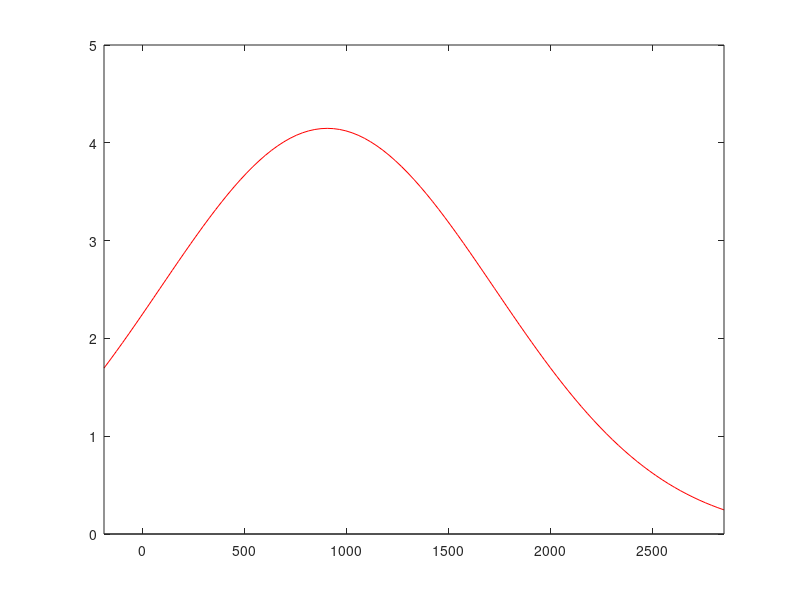

Reproduce this figure in MATLAB.
data_alligator = [19.284288
17.510464
11.565419
16.183887
17.584726
10.254180
13.952274
10.182170
17.297710
10.792982
10.788104
10.966030
21.742661
15.601029
17.623655
14.980645
12.623298
16.413996
7.230810
18.275789
18.335529
20.583294
19.900620
16.575333
19.706715
9.140058
16.593153
8.433687
5.087770
18.692705
19.346487
20.706572
9.800685
15.100752
15.651985
18.026695
15.519965
20.419703
15.106231
15.976936
20.179255
15.849421
19.010675
18.676706
18.544230
16.169388
19.548798
21.693409
13.376238
21.820660
12.281820
14.723975
18.425295
19.397854
18.966867
22.845129
22.694370
11.841619
13.715682
9.357939
7.922142
16.170689
20.866217
18.161350
19.085936
24.752436
17.857798
20.760092
14.005356
18.755457
12.861278
14.686376
21.720743
22.779602
12.854515
11.046265
8.695769
16.391308
17.168880
17.317083
12.906037
11.407985
11.257138
13.999851
16.342754
15.077564
15.713801
23.014376
12.153582
11.306433
17.068262
22.812885
14.011848
24.091850
13.938996
23.398314
16.016331
18.126427
22.811890
14.648396
10.251429
15.926636
10.476334
18.159523
15.874227
17.183491
21.336668
15.561287
16.721661
14.437883
23.727297
14.811342
16.805870
15.783696
15.931323
17.109474
12.846991
13.637346
18.092375
17.525673
16.530209
12.787180
19.436430
14.427007
22.735477
15.420506
21.221245
10.032397
20.159655
10.635335
8.305137
16.218096
18.205656
24.092287
17.470232
15.983706
14.554756
24.165752
16.353024
14.748069
14.843562
17.532452
22.722862
18.651253
20.759256
13.531154
14.189975
16.994516
14.896688
17.486670
14.789110
10.982436
17.433109
17.844910
16.727140
23.676899
21.545828
15.780115
17.231899
];


data_cat=[6.496547
17.765160
10.792191
9.123006
12.277803
11.224809
6.403865
18.737995
3.571131
12.004534
8.941061
17.814724
10.084914
4.112162
6.220520
16.453403
11.069982
10.657322
12.891318
2.508559
11.397008
16.926672
11.589520
7.205760
11.005182
14.980905
15.488278
11.577895
4.801847
12.145099
12.456059
20.342800
12.833689
16.575487
18.791424
17.036432
9.977559
13.461365
11.853468
11.085050
8.639435
14.623353
18.262104
11.739530
9.114906
11.577342
17.015329
10.662485
17.234285
16.024792
11.676973
15.587742
8.542014
16.970045
18.259336
14.818975
14.721840
17.343798
18.634373
4.500971
8.338339
12.199349
17.689878
14.472129
17.627291
6.591826
18.698252
17.629784
5.347525
16.043364
14.357038
10.522655
3.262231
15.442489
15.291953
8.998140
19.711615
15.878507
16.831732
19.064152
4.942868
8.064890
12.305794
16.800180
6.687506
16.587383
17.829435
14.038819
13.267260
10.422180
16.387346
15.526148
17.468245
14.598511
4.483361
3.190179
3.684247
10.645701
16.675478
14.604765
12.376843
13.570790
13.024851
12.417298
15.883951
5.658477
17.985800
16.402603
18.200708
17.189556
12.055099
16.045967
17.346865
14.351910
11.091008
4.687438
11.985302
17.526464
17.421461
18.320757
10.756242
15.403627
13.255071
18.743418
11.873738
12.322849
14.132154
14.684834
7.177222
12.693212
8.753818
5.858088
13.135374
5.149035
18.865433
14.537107
4.140761
7.387157
12.704349
19.830067
17.180500
14.071000
13.941933
15.502133
13.837070
9.474793
5.557100
7.812956
15.784780
];

data_snake=[13.968323
18.384954
15.297571
18.348925
3.615126
14.901592
2.309761
18.478712
9.002488
8.874059
15.521320
13.868327
12.709039
18.292017
17.806953
19.395998
10.661440
10.613235
17.946657
16.735477
10.125793
2.200753
17.430201
17.024469
16.072821
3.798901
-0.029712
8.076478
16.978668
18.616684
10.070262
19.283039
17.992481
2.395730
16.237909
16.244328
7.195913
16.925123
17.540733
10.984055
16.432215
16.104382
6.308753
14.728365
18.593576
11.771974
12.178715
19.507500
14.129122
15.403486
17.190834
15.727701
19.703501
12.161242
19.380648
14.894128
12.543480
17.913898
18.797344
14.231172
14.873098
4.899000
16.394287
17.325199
18.810717
15.953195
15.740232
17.126783
6.425321
15.783696
12.584067
16.872684
16.831852
15.104041
16.295218
15.067717
11.120804
14.400095
19.002493
14.989866
17.416197
17.509277
21.175224
13.620003
14.789080
16.706541
17.122385
17.120024
8.054496
17.704336
12.595407
14.814227
16.453678
14.607461
19.570414
9.989985
16.191540
9.038155
17.420610
7.231303
14.640651
12.532049
8.393933
13.174227
17.960060
18.353954
20.343941
11.911444
17.577072
15.881767
8.402405
13.668828
14.056790
14.201732
8.198779
18.337225
16.065290
16.711298
10.477692
10.190415
16.586061
18.505171
16.334934
16.714725
15.200986
18.518810
19.808474
8.047671
11.786572
17.234198
20.295235
16.022305
11.230994
7.383702
17.623795
17.349216
16.338421
11.919250
20.512476
20.344711
];

data_spider=[16.189390
1.641545
19.550129
10.039704
17.014160
3.655640
16.509338
3.665420
3.892675
17.933706
17.848680
16.381697
14.648475
17.871328
-4.081242
16.973366
20.748505
11.355509
15.101168
15.443958
10.239444
2.209756
17.737453
14.732775
18.852133
14.525911
11.214888
18.472418
17.700085
10.478258
17.973837
16.362665
16.657534
20.215151
14.442493
15.396245
11.580621
16.147642
15.777524
14.559696
16.898273
19.431456
17.303467
16.228958
18.551287
15.451760
6.212922
17.282017
16.464464
14.699332
16.771461
23.025513
18.098906
11.291580
12.615431
7.968517
19.965357
10.462915
21.078432
23.347313
5.446873
11.647825
19.398235
15.561032
10.844997
14.585703
7.468886
15.533846
13.393716
10.958108
22.524345
15.300571
22.680838
11.952740
16.041040
10.258870
20.638718
12.905373
9.368695
11.562139
14.536316
22.837984
21.691748
13.747503
21.998055
20.331316
15.310928
10.968880
8.550622
11.087813
8.941470
14.579158
19.641439
10.700320
16.288710
16.312166
16.726637
13.040022
21.555361
12.756927
9.832827
12.537074
22.954779
12.254142
16.236282
15.048260
16.997562
14.358332
23.200459
14.528911
3.616663
10.132063
8.189794
14.996385
11.801188
21.462088
17.014864
21.175579
16.027964
5.302833
14.344937
14.476256
11.365662
12.254273
22.186970
5.947947
17.388647
20.550016
22.872105
13.206424
7.829342
20.152964
22.610910
7.269346
16.464064
22.063160
23.446507
13.794877
14.374664
11.667286
9.007266
17.070070
15.048983
13.774376
16.725044
17.438406
13.471981
6.403141
18.502720
];

data_black=[429.207886
211.314194
705.187073
180.118912
29.745436
537.289856
575.993103
375.411682
406.479431
182.643875
909.175354
35.134640
330.153137
1058.780029
376.962769
-5.475242
343.581512
921.358643
596.040466
603.752502
];

data_blue=[2097.572510
1334.754517
943.838867
1434.107422
1479.629761
1618.244873
2151.893799
2290.519531
367.050354
2173.535889
1985.206543
623.518372
1903.382080
677.846191
1331.702271
1890.671387
1512.736694
578.565857
1277.303345
761.593445
1058.516113
1026.811157
645.513489
344.045898
46.170879
597.563782
956.095459
832.894165
1016.291748
952.843201
385.349457
747.059937
22.703777
508.125427
722.353577
505.006927
62.619564
1790.552979
1018.846252
818.177246
236.166122
511.929199
798.442505
333.247101
1390.297485
1263.084839
995.668579
481.995880
225.731262
452.213348
589.401001
832.158325
981.387878
770.712280
2551.137695
991.614014
799.077515
731.823853
478.951538
1047.365479
1122.560669
2059.416504
1205.922607
38.897339
645.289246
810.057983
390.274139
804.420105
1121.989624
2319.755615
548.685181
535.483032
276.605225
355.163757
586.703308
65.772324
210.177750
567.396545
428.524841
323.663269
646.363770
592.827148
322.752197
361.546997
853.515991
678.173584
1054.875732
1151.571899
799.924683
515.401489
160.586761
638.578125
597.691345
235.806656
194.072739
361.605377
459.631531
515.274658
417.553925
447.252075
255.580414
247.336945
372.659210
386.991028
1268.863647
1111.848877
718.140015
886.507996
611.927368
317.221893
347.364471
277.750244
33.024567
963.499268
656.532410
570.547546
998.625061
244.670135
1241.563110
660.388123
1.132493
555.459473
947.083008
225.726059
396.443939
750.020264
261.366089
48.527824
59.444645
474.428955
870.744202
685.864868
96.749542
625.613953
978.104126
751.386414
1383.840576
785.099121
664.439514
1003.498535
758.483765
601.280273
333.388184
244.105591
137.168060
346.613892
340.658142
622.837219
204.915802
585.076843
587.731445
671.689453
535.857910
379.951813
209.916946
38.677567
315.766571
1013.361755
429.931152
1714.775269
];

data_green=[1306.560425
692.962646
2182.812988
974.219482
658.943542
662.515015
1355.252319
1913.890015
603.277710
1386.426758
1117.185547
1729.382568
681.072205
1451.005005
1614.314087
2764.316162
2899.019287
402.305359
1520.870361
2684.067139
275.692505
305.677246
507.817139
689.490356
280.756378
659.973083
362.613464
323.033875
341.724976
780.343140
937.396179
46.876923
867.301697
397.961792
1067.900879
279.718445
491.901642
349.243011
408.953064
518.689758
913.871399
213.046265
962.768372
180.318970
1127.307983
1655.929688
642.119324
1443.103027
979.203735
640.148987
418.096008
429.961334
658.578125
498.319946
734.540039
583.302429
154.843201
460.413696
604.248657
682.288452
971.254395
559.869934
645.315125
949.163452
1857.457153
1053.943237
653.139282
1147.994507
1238.603394
1115.309570
717.320251
686.291199
550.137634
641.043274
676.409302
16.471701
333.132477
2180.029541
887.250061
12.256863
317.314423
506.221710
815.097351
669.775940
22.331448
616.009460
870.995850
463.064972
104.714859
1370.385742
512.432983
265.988586
328.433807
279.786285
475.169373
189.319733
40.651882
645.787659
2127.481934
395.544617
692.013733
513.970337
988.779785
521.468506
904.062744
929.449219
576.199158
882.729065
915.765503
1767.384033
216.593536
1075.433105
-30.119453
424.191010
275.265076
403.001587
203.411697
204.018356
762.176575
368.976562
];

data_orange=[787.039185
602.604797
484.529816
582.488220
743.134644
550.054688
1873.692383
318.717224
1463.392822
582.604553
519.666931
1073.230713
562.824341
743.051147
330.219513
583.526611
625.945068
55.653656
430.682587
12.060299
265.659973
512.502319
2453.418213
480.263641
330.556763
866.762573
614.192627
424.110962
530.800842
8.974429
1088.526489
39.507633
873.803284
760.856079
27.363314
689.483276
685.499390
594.920471
702.374084
743.389404
1105.955078
1282.366333
590.419495
498.545624
1079.625244
756.767517
908.611084
609.244202
950.712524
450.699036
579.995544
474.794983
559.005737
437.477570
933.494507
63.010990
483.897186
493.250824
849.868469
47.658997
473.415771
952.041687
500.181549
63.074329
1623.636475
1213.633423
399.807800
224.549118
50.621136
637.312134
667.842041
847.949280
650.295715
794.184875
1073.203125
823.214478
1159.799927
1140.791382
792.049561
766.978943
];

data_white =[422.895325
264.685913
549.374512
2706.118652
867.788269
719.719360
789.953186
935.274170
478.393097
868.229736
385.524048
47.955376
-16.358620
53.463211
90.963631
73.766617
73.431412
612.439209
45.936382
402.516998
];

data_alligator_cheryl=[17.297710
21.742661
12.623298
8.433687
5.087770
19.346487
9.800685
15.100752
20.866217
18.161350
14.686376
21.720743
17.168880
12.153582
24.091850
16.016331
18.126427
14.648396
17.183491
15.783696
17.109474
16.530209
19.436430
15.420506
10.032397
10.635335
24.092287
17.470232
15.983706
16.353024
14.189975
10.982436
23.676899
15.780115
];

data_alligator_kshitish=[16.183887
15.519965
15.976936
15.849421
14.723975
13.715682
16.170689
17.857798
18.755457
16.391308
17.317083
13.999851
13.938996
15.926636
16.721661
16.805870
15.931323
17.525673
18.205656
17.532452
18.651253
16.994516
17.486670
17.433109
17.844910
];

data_alligator_ravi=[19.284288
15.601029
20.583294
19.706715
20.706572
20.419703
20.179255
19.010675
19.548798
21.693409
21.820660
19.397854
22.845129
22.694370
24.752436
20.760092
22.779602
23.014376
22.812885
23.398314
22.811890
18.159523
21.336668
23.727297
22.735477
21.221245
24.165752
22.722862
20.759256
21.545828
];

data_alligator_richard=[11.565419
10.254180
10.966030
14.980645
7.230810
18.275789
18.335529
16.575333
9.140058
18.692705
15.106231
16.169388
13.376238
12.281820
18.966867
19.085936
12.861278
11.257138
15.713801
17.068262
10.476334
14.811342
16.218096
14.554756
14.748069
14.843562
14.789110
16.727140
17.231899
17.510464
17.584726
13.952274
10.182170
10.792982
10.788104
17.623655
16.413996
19.900620
16.593153
15.651985
18.026695
18.676706
18.544230
18.425295
11.841619
9.357939
7.922142
14.005356
12.854515
11.046265
8.695769
12.906037
11.407985
16.342754
15.077564
11.306433
14.011848
10.251429
15.874227
15.561287
14.437883
12.846991
13.637346
18.092375
12.787180
14.427007
20.159655
8.305137
13.531154
14.896688
];

data_spider_alligator=[14.538673
14.749089
10.060390
17.204126
18.826490
6.942485
19.774071
12.894532
14.349210
16.896872
-1.151273
19.012949
18.837673
15.006502
20.527313
11.717705
6.047010
13.920774
17.677347
14.073482
17.898655
20.147455
0.928312
17.783682
18.355431
10.289741
11.210333
18.926176
14.069334
10.468962
20.030273
19.374207
21.429792
16.928726
14.964077
15.661193
20.433973
19.678349
14.384772
16.142727
15.658121
0.433899
20.166239
4.792346
20.187536
15.270772
21.165810
18.333666
15.509949
4.804319
5.474756
14.016462
14.341223
13.951006
19.576824
19.095037
21.602407
21.100477
5.254953
22.734005
16.214190
22.314793
12.529289
17.811462
16.024055
13.182106
-1.643045
12.876416
14.230290
16.490191
17.267860
22.486830
17.822678
18.344723
20.430040
15.015037
17.372128
3.653341
13.058615
13.729161
22.442543
1.322699
13.728576
-4.465074
20.017466
19.679464
24.045233
14.800681
13.137149
13.270283
23.272692
14.298362
13.112473
21.984768
20.202810
18.913849
21.095432
0.972147
21.972494
10.134912
15.052365
20.903767
20.788794
18.496132
0.682665
15.194372
14.761178
-3.776094
20.838528
19.748470
12.673778
22.052979
18.400930
-1.675963
16.484184
12.132513
15.737513
15.887075
16.709175
19.575562
13.225987
17.998447
11.052849
17.363914
20.990713
9.348661
0.329164
13.901489
-0.554168
20.126965
20.694735
22.048090
16.877855
15.725700
0.547254
15.392642
20.200687
11.737381
8.779345
15.276588
14.174192
14.682920
21.505239
13.874930
16.337172
13.358705
20.056875
13.571308
8.450430
1.970234
17.748663
20.901447
16.133430
16.447208
22.795067
19.744732
10.419146
23.229122
15.241698
0.290359
];

data_spider_cat=[8.796168
9.464586
16.999136
8.821380
8.713796
-0.752629
13.870387
14.159264
8.791959
10.561543
15.669133
12.423673
14.318721
14.872195
11.596209
11.662513
13.631809
-1.773503
-0.532752
6.166416
8.447982
10.946203
10.280445
11.278439
14.541345
13.112393
14.151831
11.939559
9.741954
1.753648
16.512665
16.910299
13.094261
12.710168
13.275916
17.884192
13.958960
15.029570
17.282545
7.733589
11.271462
13.191116
13.246587
21.225183
18.506073
15.148645
13.222189
11.480590
14.930770
12.917206
10.342104
19.761364
14.867774
17.340021
17.949368
12.652260
14.296820
14.188161
13.156837
2.496233
15.941862
11.137819
16.497284
17.484983
18.504978
18.482389
14.731551
0.766481
16.990904
11.917686
16.385098
16.755358
15.044324
10.501918
15.592317
10.586043
14.679787
13.786550
13.402316
1.905655
12.322443
15.355610
14.841498
16.680599
17.060766
1.661770
12.124227
12.005783
19.653704
15.825404
4.979706
8.103050
14.441222
8.847354
11.578631
12.384220
19.019464
17.397181
0.243720
11.792836
0.750789
16.246191
14.257102
16.291986
18.784021
19.735973
13.431069
15.414162
14.051842
7.643262
10.759597
12.049132
6.582233
-2.193680
17.384508
11.438116
18.364895
12.206559
18.993652
5.758040
0.355445
17.018961
18.443254
16.735758
13.906996
11.318477
14.869164
0.279934
8.867161
14.340957
19.634140
9.342667
16.461090
12.228594
14.200736
16.875086
10.868418
12.948329
6.553112
14.131737
18.054350
14.469370
11.594224
18.951540
17.035688
16.651590
10.027760
12.602968
];

data_spider_snake=[8.252025
18.456137
12.924767
-0.975869
14.913455
18.315077
9.724509
15.493298
-3.632814
0.617654
12.145467
17.316298
10.795442
10.324446
10.603018
19.461048
19.853949
12.831015
17.165749
17.270241
18.359882
12.737880
0.213595
8.902205
11.320494
11.958539
13.257345
1.432702
10.273260
18.345125
16.914431
15.688546
3.594771
15.676044
14.686469
19.420519
10.183115
10.864103
18.624744
9.493932
14.376092
11.311912
13.940896
4.925202
19.908276
17.574245
5.339704
16.422682
17.573544
14.026351
16.362022
12.165440
19.453951
14.855725
19.250198
20.485569
20.135387
15.564009
18.477421
17.413765
20.255537
19.331779
16.021696
11.834720
13.108318
20.776344
14.627322
19.127207
19.376175
4.107423
11.460225
18.003252
16.999525
5.531206
18.569374
18.488619
10.915161
15.809430
18.646940
14.842690
17.230139
13.180651
15.631977
17.704792
4.400813
6.869915
18.945953
12.197350
20.873100
16.763165
13.032196
17.915083
17.244116
17.531660
10.248204
20.018225
20.082439
15.667964
14.130001
9.724810
11.309438
13.998067
16.848709
12.429657
21.587065
17.046865
16.200171
18.419262
19.761257
16.619772
19.822727
19.078060
17.966749
11.205428
11.126865
13.421097
16.570856
22.169449
10.516765
16.645912
13.173390
16.426519
13.539072
12.869761
18.717312
18.654621
14.336880
21.075247
9.460611
16.639036
16.535295
20.944134
14.542368
10.902052
13.694273
9.336156
7.344987
18.858967
11.673775
13.749214
];

data_spider_spider=[16.572285
16.967983
20.172512
17.501329
17.052626
10.472660
-1.723668
19.619797
0.778677
11.991549
19.487602
17.205524
21.482933
20.212152
19.993368
20.689529
9.861073
14.610896
18.681150
0.433860
-1.205295
18.878769
17.981031
14.569323
18.578123
19.452082
20.687580
16.746685
12.121318
2.145115
21.211658
18.590021
19.536980
21.412912
3.441742
13.644601
19.311352
16.402033
19.498615
18.905848
20.359230
10.120616
18.430965
1.848961
17.624800
14.892634
15.823699
16.887817
19.625620
14.757604
16.335640
19.914368
20.361767
18.997576
12.928820
20.060492
24.512529
11.666440
19.925652
12.309902
-2.979173
8.373128
13.598704
8.593087
12.326708
2.086251
17.971889
25.448257
20.948400
3.217571
17.517817
21.988558
16.131674
4.541650
16.512506
19.773144
15.721028
10.840269
10.337057
24.548714
14.742757
22.971972
17.083813
15.302677
2.615109
15.323072
24.755070
2.824072
11.921384
4.918765
11.242757
16.698162
21.094494
19.443130
18.348480
18.392138
20.714537
24.821541
16.387577
18.745096
22.302748
17.136623
11.920431
20.845171
18.936907
12.814879
4.722228
24.486055
20.474285
2.229705
20.301746
8.197126
10.834325
8.679008
3.768304
20.613899
14.844538
17.750542
18.222313
16.358984
7.936033
15.696004
17.146248
12.234762
2.893782
12.567266
14.662087
17.506838
23.338451
16.490080
22.395006
21.174856
23.573606
21.972466
14.756645
4.585887
20.171654
20.511723
17.418182
21.421234
21.432880
24.108221
18.386129
16.483612
5.349608
16.274668
14.622721
21.324131
16.360765
];

data_snake_alligator=[17.601006
14.450966
15.931127
20.028522
19.500811
17.915451
7.709407
19.281090
20.365580
18.501780
19.809883
23.646811
22.754673
21.212713
14.730600
22.252153
10.935603
14.792549
19.006777
22.002531
21.479725
21.649754
21.017178
16.554790
21.579929
25.001686
21.405636
21.872253
12.701826
20.831999
15.455251
23.795208
18.762539
19.492907
21.264170
16.642162
20.958338
17.193033
22.697279
19.903336
21.059937
17.995493
23.317400
10.408262
21.609325
21.483454
21.317636
18.979197
13.636735
20.050365
6.156831
17.337185
3.066283
9.098132
6.483202
14.802068
13.691563
19.771883
0.921902
14.726561
20.646648
10.904175
18.594011
11.835938
7.741894
19.665337
11.400474
19.163189
9.233330
9.151196
10.917381
20.756918
11.064733
10.614230
14.568583
8.250970
6.189441
18.248358
12.804715
8.834764
16.233553
14.222889
17.075674
7.872979
16.156683
8.623547
20.864481
-3.592196
14.971686
2.799039
6.146524
16.698160
16.157932
15.070915
13.311679
13.541543
20.991987
14.624258
19.003651
10.691286
18.352699
21.504438
14.808846
21.251759
7.720959
4.836254
19.532394
12.075992
7.246392
8.117917
15.662816
17.585606
18.234674
12.625131
19.499981
7.991997
11.567253
4.133643
21.041800
-5.276161
20.143860
3.746315
10.468760
5.772496
19.051573
12.396248
1.971770
12.812686
7.965369
24.144484
6.555344
12.979561
14.717729
15.558929
19.612434
16.148348
2.467303
5.778432
4.394142
14.427856
15.034595
12.593758
1.271403
11.065312
11.531857
1.118212
17.477345
22.510668
13.824755
14.982137
8.599623
7.291458
-0.196148
20.077139
15.523638
6.454337
1.599734
15.854397
20.470789
19.410925
];

data_snake_snake=[22.492947
24.068165
21.984140
3.724248
13.218650
18.337568
21.617926
12.835561
15.812872
9.632412
23.563599
22.365423
22.291523
18.429794
17.104162
13.551661
22.270245
25.780603
20.398043
21.819180
21.722460
23.795023
19.827213
12.558179
13.063540
23.765289
19.533714
25.628490
24.488729
26.290514
20.592382
15.887153
20.422003
23.681194
22.762138
25.006548
19.226713
20.884201
22.038958
23.364098
21.312357
23.586967
21.950825
13.259620
24.324722
18.985588
22.963877
17.823889
17.581587
19.985603
20.736816
25.608366
16.296146
21.147655
22.470373
23.917795
19.666994
22.682791
22.930664
18.144835
18.231819
16.426287
12.806267
23.472523
23.947912
21.150223
20.217712
23.215847
13.276883
21.539452
23.380728
24.322504
16.685171
22.571291
21.900267
23.041697
20.619543
17.178553
18.532448
20.419052
20.587208
23.785305
24.170639
19.561010
16.921158
23.915155
4.168095
20.569725
25.518196
23.716597
24.918726
17.485415
20.858643
21.161486
22.354027
19.919998
21.901072
16.782675
21.402384
23.669350
20.030729
20.917564
20.619781
17.256699
17.317165
23.225985
21.213345
18.803938
22.581278
22.267967
17.685661
22.589092
20.961386
25.169697
23.870573
21.990311
21.055925
23.732948
20.717382
23.760624
20.075699
18.109577
20.705429
12.209349
22.208311
21.900181
23.044556
25.457544
20.653259
12.197067
20.300934
17.055199
22.033596
22.252262
20.022650
22.300812
17.589241
20.272078
21.291117
19.073744
];

data_snake_spider=[19.426821
16.702770
16.799875
17.246367
14.004269
9.190188
21.407879
16.418922
18.496403
12.646173
19.937256
23.975321
15.578368
18.548317
16.010683
13.596113
16.132845
19.951544
22.429926
18.961355
20.486895
20.788860
17.471262
17.942255
19.545258
21.661188
16.744801
14.421024
15.662750
19.474485
20.156883
18.758600
23.300035
18.057049
25.517321
10.545547
22.764963
21.038012
18.011080
19.094070
22.346491
17.226025
18.339195
14.788522
19.063026
21.652206
8.189683
19.002325
18.440382
20.929691
16.325628
10.905627
12.665152
12.059637
4.546345
14.674545
14.737403
10.898642
13.163254
15.431820
17.933712
18.764881
5.496704
20.806803
13.798360
16.723345
14.551687
4.157908
14.958294
15.780211
-8.778216
16.899380
12.129544
15.958534
-2.105816
11.440893
15.762407
14.912898
19.536734
10.681868
-2.186148
-10.706496
-8.388683
3.425050
15.964281
17.895435
18.494858
18.799032
12.832405
14.808519
20.165010
18.952793
-6.292319
16.016560
1.491895
3.831180
16.168678
6.810251
15.308846
7.198273
13.843606
13.636753
14.663692
7.204735
10.529540
16.781979
18.579750
17.607725
14.182545
12.137115
13.436695
15.428438
13.144615
-3.441990
16.922070
17.551798
16.375467
7.367508
-3.390180
16.555733
15.358437
18.059074
16.529175
14.968576
5.934487
-1.673308
13.734915
15.299641
18.741337
6.381835
17.049585
7.341321
12.177719
14.381907
-7.128561
12.580369
-9.379243
18.976086
13.660166
14.191457
-2.374595
6.635373
13.987996
13.206735
21.094013
14.841006
13.476079
13.443164
14.883805
];

data_snake_cat=[10.818316
20.290197
14.122508
18.502319
19.133694
21.788374
18.768446
21.076605
21.390600
22.541862
12.729057
20.131956
14.167659
20.841194
15.631920
8.024341
21.793653
20.807228
19.911758
19.254375
18.334221
23.012518
13.832042
22.371866
21.801306
14.678444
19.361454
7.855799
14.321080
13.176915
27.077877
22.348127
14.922942
22.235758
15.066470
19.458241
21.737442
20.849771
19.867535
21.459702
22.070351
23.020653
11.160370
22.566862
22.174994
18.676655
15.661652
13.563891
25.361141
16.605026
13.279512
12.326358
15.642092
21.056953
18.868610
20.589180
19.127203
11.284210
23.537176
21.188244
16.291107
18.977556
22.712057
23.005333
9.402544
19.636513
21.892490
16.040764
16.416876
20.282846
24.614065
14.238621
20.177389
19.257454
19.572174
19.952152
20.305153
15.922137
7.143336
21.781712
18.354006
22.671154
17.195776
13.859805
13.370704
21.902271
15.559590
24.286707
21.361330
21.003166
15.035555
18.298939
8.324113
21.186672
20.821381
22.887711
14.464447
13.766201
18.874676
19.172756
19.026670
15.083282
20.110147
17.554960
16.022036
15.749514
19.827496
16.971603
24.180918
4.366056
10.536365
24.151991
13.610439
21.120457
17.080593
20.059498
15.421186
18.232155
15.042303
13.486240
14.464695
19.762197
17.999292
22.452494
21.838312
19.505209
21.224491
19.651863
19.454609
20.429169
11.256009
22.199547
19.605196
17.991917
22.386272
5.114641
14.822132
20.348827
18.543373
16.784208
20.789040
18.077911
14.687533
19.071711
24.224266
24.103962
18.991041
20.201166
15.460031
];

data_cat_cat=[18.152237
19.219107
23.846422
11.793622
22.688305
23.541414
20.612202
17.967699
20.775070
17.762669
-3.753050
24.109003
16.236961
23.331205
24.150623
23.630024
21.687269
21.546881
17.904696
19.366062
17.471569
12.053534
20.417803
23.891508
4.768680
24.796444
24.434961
17.251926
25.144474
2.395676
22.637251
22.847515
19.280926
21.009991
23.754333
20.465557
21.638975
19.799025
8.340327
22.079344
19.636997
23.612823
22.180920
12.490194
21.380335
13.425366
21.937073
9.819970
21.980686
8.397311
25.365599
13.429682
21.069668
20.561174
18.519899
19.682287
23.142965
17.288380
15.140040
22.108532
19.924763
19.948610
21.887119
20.667795
13.670564
18.706236
22.936152
21.934134
19.413033
23.060209
21.308060
20.081238
22.755793
18.730719
17.285620
21.236145
5.987995
-3.720239
18.009264
21.917555
25.063570
20.920715
15.995152
21.986506
22.780693
23.287432
21.955976
14.559482
24.137220
18.384882
22.395353
3.857395
7.453512
21.246193
17.627010
24.411283
22.357384
25.219818
16.708927
5.288744
24.261147
5.022738
19.501505
23.105413
20.275578
20.632580
2.568135
18.429659
27.542538
11.776462
23.061701
25.527670
23.641140
24.299187
25.080231
14.331619
19.596018
23.216038
26.258144
5.389143
18.991989
24.728695
23.911976
19.276882
22.635342
6.919528
18.753944
7.029179
22.642076
17.995667
7.366838
11.836459
19.434956
22.258327
22.057375
12.117627
20.074081
24.533670
23.412930
25.238653
20.154989
17.071016
20.889818
23.375355
17.601387
13.200759
7.404081
23.748009
17.412058
23.731840
];

data_cat_alligator=[2.570527
20.535625
18.237301
23.324207
14.000266
16.068916
11.110180
20.008099
22.065664
19.517637
23.639450
21.382915
22.566721
16.527580
24.711266
23.399128
6.152515
19.162546
22.276596
18.150433
21.292521
23.344801
21.860853
24.183836
4.987606
22.400883
23.307390
22.901207
16.158413
24.716234
20.619093
21.182266
19.943291
11.100304
22.722300
20.905302
21.671461
19.728247
20.270689
20.567249
20.542883
18.018421
21.154217
14.822583
13.127344
18.210665
16.939631
8.497024
17.224617
20.640009
12.290842
17.224438
18.168041
9.100945
11.731401
13.833419
18.365925
9.743340
13.313406
4.435066
16.784170
8.556584
14.252541
4.858445
6.150793
14.064156
16.113239
16.544994
14.435291
6.600899
13.692183
12.081724
4.607867
9.019307
10.150778
12.118889
17.826298
9.733332
10.548805
16.446980
0.422421
12.880440
13.497521
15.212014
14.560605
3.402859
14.171942
13.902539
12.361713
13.723053
16.785208
14.219255
12.129273
11.644306
6.615983
20.645306
11.748741
15.524480
2.777370
10.601150
8.433312
8.690412
10.638189
10.152798
13.399105
14.032839
16.566137
11.232177
12.157933
7.112190
15.502290
15.187890
11.236866
16.499231
16.852343
12.266185
10.277414
15.173154
16.126707
5.985231
8.106724
11.036080
4.725735
21.145020
15.063599
0.745036
12.741481
6.591352
16.633215
0.890969
16.022043
13.923513
5.417806
13.243368
5.724232
12.217200
15.428666
1.326287
2.914860
14.537113
11.006758
3.522985
12.530210
14.425807
13.514801
15.252582
13.225899
16.570774
18.520987
13.114640
8.240357
15.159176
17.143377
12.571801
12.856637
0.362454
7.625886
6.540244
3.759702
16.476080
];

data_cat_spider=[22.409718
5.613100
18.685341
20.930906
18.128622
-8.048807
22.656033
14.520952
20.555775
18.454252
19.708693
25.427504
23.567219
25.156082
18.078266
21.802460
4.186506
21.927990
23.677067
7.564444
18.453768
20.223406
15.712563
10.499661
25.944532
24.332312
2.684035
24.618805
19.072786
21.081762
12.284801
18.802021
21.016012
22.737293
8.209365
19.220211
23.193348
22.010412
22.891541
18.541546
21.087151
18.762506
23.448025
12.471642
19.971539
11.771445
21.708075
20.244423
24.494499
17.573431
10.668846
7.724140
7.841714
17.538429
10.148609
13.538002
8.284266
14.817449
17.744184
8.135947
5.399646
9.728915
14.892599
16.895418
12.490014
5.522925
9.503200
14.063004
-1.782426
10.693438
3.882600
15.718536
6.010813
12.563137
14.937576
16.335550
15.216379
1.029923
14.551189
6.596037
16.756908
11.504162
7.785996
16.956646
3.313883
15.158709
10.145705
15.667496
-0.106329
13.755339
14.904090
6.904845
15.856938
15.528336
4.531478
-8.026158
16.366943
14.852632
7.979721
13.936482
15.093723
11.264030
16.692646
6.352803
11.941396
8.932356
3.792027
14.112597
2.008399
15.198729
17.611025
5.248257
2.558060
12.581441
16.118092
14.241998
10.113366
2.783547
14.939098
16.607691
5.031522
14.089598
9.691050
8.323811
12.329846
16.139593
10.453891
1.554872
16.753704
4.731708
9.414851
6.867085
14.826709
11.080490
11.486956
15.335175
-2.577797
17.715946
16.258148
7.380183
12.146982
4.208197
14.075527
14.091174
16.259464
1.733268
8.134726
16.236942
9.530666
];

data_cat_snake=[6.356784
19.938313
22.585381
20.159071
17.673334
26.793798
19.633251
22.184675
20.671122
20.826693
22.539782
27.370867
16.511271
19.560114
17.750120
21.247030
21.569847
20.323320
22.957071
22.400749
28.626274
16.817286
20.919138
22.971945
24.125479
5.549809
21.920160
22.226618
19.848251
9.817724
21.835611
21.959743
13.436893
26.028744
11.715789
8.012362
15.476906
23.774763
22.752087
19.689953
20.485544
20.015100
16.565845
17.928377
20.009239
9.028197
10.077629
16.318928
17.258089
21.269470
8.657819
15.892802
17.462061
18.263464
16.715368
19.882717
21.356079
21.493219
17.537088
19.645781
18.010014
9.332214
20.223713
26.849989
19.460272
19.950436
8.236506
19.804083
20.175196
20.031618
15.995320
17.761335
15.025860
16.181200
17.653248
8.869940
22.371525
19.358089
13.046959
16.090128
10.835118
18.393225
13.372337
23.470890
17.447067
17.714170
22.536869
20.072050
13.810698
18.691679
16.922354
20.393005
16.103708
25.043962
21.771608
17.186390
8.086758
27.612951
17.966635
20.873608
10.266808
7.357239
21.894064
20.019600
19.595482
16.018690
25.439056
17.850790
21.213898
22.208450
26.036682
7.383893
23.257631
12.959860
19.139116
18.193085
17.465990
21.427612
16.400341
20.262142
16.784681
13.855725
20.393349
13.399119
17.654289
16.345207
22.438208
6.504775
15.100135
18.080889
23.775740
21.912100
23.329250
23.934433
19.356098
10.890951
18.412008
20.389380
22.038223
19.481947
];

data_wagon_wagon=[21.828859
12.526168
5.205741
24.602451
21.969868
24.758476
11.604699
20.676670
18.294361
22.015278
14.986850
22.083675
14.917606
25.701054
19.926861
22.372044
24.573378
3.792226
22.227011
24.834702
20.464439
20.429974
23.164106
19.131041
17.744909
20.542606
24.896542
22.461872
25.829302
10.366427
16.171743
24.147781
24.268904
16.575834
21.392193
18.201004
6.958305
23.305132
20.402916
17.891544
15.570243
7.649281
14.719128
22.625360
21.874748
20.323427
21.869411
21.877653
23.634226
14.241693
24.550398
22.679415
5.997915
20.864067
12.959739
21.666159
21.842285
23.618208
19.018476
15.894927
22.310421
12.375134
8.842050
18.146818
17.906145
23.429497
22.189291
16.016151
2.621782
19.539629
];

data_bed_wagon=[11.826211
12.728636
7.364804
11.822957
11.212315
6.699768
12.817091
9.000209
5.533830
-4.896129
7.338695
8.990957
13.191873
-2.543770
17.867500
13.622297
12.195337
9.778129
-2.863818
1.997050
16.798220
2.204067
16.230761
11.632802
11.854179
-4.485158
13.339438
2.387626
6.191593
7.355891
-7.714614
0.961931
8.786297
-11.412252
10.584153
14.448160
10.788347
13.380434
11.462109
16.052626
3.515977
10.423273
2.126181
11.920643
-1.626609
12.636881
-4.044125
5.728571
10.723750
3.947846
-1.820486
10.518549
4.939492
10.243032
6.062927
9.725453
4.097399
2.972428
15.209294
8.100937
2.141273
11.506742
12.095780
11.120668
12.579259
-2.103628
13.181440
12.024773
6.000211
11.094440
11.145415
11.713806
13.168558
3.481330
1.972600
9.010539
13.809979
10.743278
-6.580843
13.657207
10.386437
-4.591239
-10.965403
12.400419
1.381186
17.732405
-18.025660
12.585475
6.918444
11.772100
12.602868
8.974317
3.036216
-0.746361
16.619511
-3.271352
12.100754
6.806153
];

data_chair_wagon=[18.084484
-8.734759
11.405992
14.487645
16.964117
17.399874
15.343458
9.350239
14.741512
3.559339
17.539433
15.517672
13.000726
10.929066
-1.306758
18.052139
14.991150
3.109147
14.762003
17.489960
13.466792
2.293773
13.180702
10.255805
12.857999
17.730516
13.052508
13.906330
17.266378
-1.481266
15.540483
21.096613
14.004972
15.856221
4.067263
15.865227
5.958909
5.785149
11.447157
14.841362
7.534484
10.578367
9.041668
5.293670
-22.465906
10.365673
17.170315
7.646978
5.980081
-6.686236
12.262147
6.620471
12.559772
10.459723
13.263166
14.997940
16.789223
16.500498
5.884676
18.079165
4.266471
20.303972
3.188283
14.557430
17.371489
-15.172149
19.539461
5.062287
13.378893
17.858397
25.522621
16.633356
2.800786
16.271681
5.463994
0.545861
10.718663
3.889865
12.529264
-0.474712
11.736101
9.781376
16.964542
4.164948
16.848335
9.261854
9.735704
-0.589349
14.016263
12.612606
18.791643
15.485006
10.716956
12.995245
18.976849
4.181259
13.720226
14.191174
-2.474961
6.533539
11.878557
9.362672
17.467598
1.816430
5.879333
11.628633
7.621162
17.562992
14.901261
10.302375
10.640543
19.093929
16.728039
14.754828
12.518381
13.180565
4.485917
11.655493
12.426691
14.009753
];

data_box_wagon=[17.415632
8.413285
11.853122
11.730733
8.894137
16.384264
13.861316
17.048119
12.739731
9.279286
9.037858
15.021339
6.713773
15.230421
5.092071
11.426631
12.161040
8.055655
17.953077
4.960448
-7.600916
14.884419
18.253218
13.559210
-5.349789
10.596812
8.031393
13.135866
8.278763
8.451012
12.400420
13.356588
11.784287
9.965472
11.539463
11.292445
5.524441
8.316568
13.274427
11.382570
13.968015
13.473460
2.915833
11.596866
10.782557
-0.207946
14.991595
-8.350384
5.492792
16.836218
6.541269
7.977479
5.082963
3.030825
6.876969
12.401739
1.781683
-1.209526
5.391491
11.843508
14.405937
17.782927
7.182735
12.131367
18.766672
5.630995
18.018980
4.394746
-10.360304
11.502588
17.348467
13.025134
3.276922
3.529688
11.615095
18.561119
12.852329
12.685060
14.712292
13.364136
12.951664
15.066827
13.466043
13.554415
-4.430978
14.768820
9.072235
8.285498
11.550266
6.567403
];

data_bed_bed=[13.439308
16.228146
23.793755
12.077293
21.802595
14.454411
20.136103
18.160221
23.510723
13.740191
14.417336
11.791790
21.785471
21.973696
-2.725747
16.651602
22.116179
14.523140
19.222891
-8.872103
18.233517
19.469706
16.269918
20.869457
15.010559
20.508827
22.534052
12.710093
19.777987
14.522664
22.362686
17.478701
13.043445
18.067659
18.831081
19.476873
19.363665
15.311515
10.371061
19.517151
23.473181
14.187019
19.327589
19.747572
18.374899
18.377901
13.603548
20.864958
17.863619
20.445362
22.034288
17.349806
11.846335
24.368176
19.853802
14.512942
20.189125
13.847917
19.443964
13.365669
18.980268
21.546753
18.661818
21.829060
19.531071
-2.472035
22.355673
20.746033
16.048077
19.670282
15.819997
-0.395987
24.309071
18.025574
21.160366
18.776808
-2.060546
15.770379
18.787233
4.880871
16.174280
17.444784
23.430227
13.535769
23.571972
14.671105
17.208429
0.659050
17.019487
20.140770
19.868277
13.186418
22.433165
19.856461
1.041758
21.770525
17.761778
12.659754
14.919318
-2.817487
];

data_wagon_bed=[0.770716
7.137714
6.164167
7.467152
12.923635
14.738734
6.263675
2.997864
8.867684
7.317265
4.079595
15.452630
16.700022
12.821935
3.812036
9.803446
11.922405
9.663214
16.310764
17.439892
14.092670
14.995563
6.889454
8.265490
8.248708
15.263347
7.351654
6.628921
9.799983
-0.598384
-0.599422
10.126691
3.428905
5.261823
15.257497
17.022573
7.049571
13.205997
-4.541359
6.260486
4.409129
9.897283
14.998441
17.200409
0.777883
17.297560
13.586900
-3.123229
8.938436
8.820183
8.147127
4.786057
7.422564
12.589292
1.213472
10.372630
0.859871
8.899739
10.815622
9.467225
3.961959
11.020019
14.973926
7.869510
10.701022
5.880416
1.197725
5.244574
6.891521
10.216262
];

data_chair_bed=[-1.258095
9.826776
17.529615
18.432636
13.998765
7.097224
18.655718
5.662012
20.183258
17.126089
17.444008
13.575632
4.323106
18.472036
18.577625
18.478651
18.635118
11.644912
11.161704
11.344417
13.919538
18.502565
17.339352
14.783055
10.138936
1.593768
16.464813
18.122860
16.770948
6.752622
9.114759
12.283566
16.385887
18.946949
5.621108
8.956366
21.465549
1.510226
17.356714
21.200336
3.485929
5.192292
2.361706
17.298386
19.223352
18.910686
16.161863
10.307094
12.379268
8.157200
16.760733
2.158886
15.987477
13.842139
17.251659
17.389851
4.487283
17.766558
6.067415
17.375637
19.496038
18.119987
18.638454
17.630844
11.578536
7.641643
19.040621
11.971075
18.807432
16.439966
17.238930
13.983284
-0.018897
16.846674
18.042992
18.381723
3.863490
13.444992
13.853609
18.937553
8.673625
14.461196
17.840963
17.408293
17.350189
18.752481
10.101007
5.497167
17.307358
3.400550
15.959119
19.138512
17.892023
20.950617
18.336216
14.929813
8.243180
12.195564
15.368752
15.378531
14.124240
19.202557
20.151848
7.288056
16.039555
5.685116
20.326694
10.601599
3.662000
15.917144
12.154263
17.200968
15.323484
14.934296
18.375040
18.192312
17.111113
18.326437
7.436464
12.349711
];

data_box_bed=[14.226892
14.290462
4.961831
15.598947
12.028980
16.825798
14.885490
6.631553
14.618843
15.636631
15.119978
5.369296
14.111225
16.435741
11.650549
6.978402
16.728842
13.350829
16.238436
16.169294
17.136112
11.602658
15.130029
13.301954
15.400864
17.344671
15.063979
13.172709
3.885385
10.505836
17.073298
9.535939
15.332177
3.315258
15.137493
12.199123
17.885962
12.704735
16.961378
15.111540
5.108764
9.968743
16.051714
11.515634
13.496542
15.689440
4.059634
18.363300
10.964355
3.393322
16.764856
13.682835
16.872017
13.693020
2.901376
13.300903
13.423357
17.010105
6.355340
12.370573
18.037088
15.263400
14.058853
11.812202
13.987294
12.857542
16.976866
14.785423
16.208324
-1.095484
14.765779
6.064636
11.220949
14.404075
16.176477
15.826754
13.182898
13.944657
7.708760
18.439766
11.066994
10.079415
1.290563
18.449717
15.678341
14.241916
17.327505
7.056724
6.744847
17.369350
];

data_wagon_wagon_cheryl=[5.205741
11.604699
14.986850
3.792226
20.464439
20.542606
10.366427
6.958305
15.570243
7.649281
5.997915
23.618208
22.310421
12.375134
8.842050
];

data_wagon_wagon_kshitish=[21.969868
20.676670
22.227011
24.147781
21.874748
23.634226
21.842285
19.539629
];

data_wagon_wagon_richard=[22.083675
14.917606
19.131041
22.461872
16.171743
16.575834
21.392193
18.201004
23.305132
14.719128
20.323427
22.679415
12.959739
15.894927
16.016151
12.526168
18.294361
22.015278
22.372044
20.429974
23.164106
20.402916
17.891544
22.625360
14.241693
20.864067
21.666159
19.018476
18.146818
17.906145
23.429497
2.621782
];

data_wagon_wagon_ravi=[21.828859
24.602451
24.758476
25.701054
19.926861
24.573378
24.834702
17.744909
24.896542
25.829302
24.268904
21.869411
21.877653
24.550398
22.189291
];

data_bed_bed_cheryl=[21.029928
23.528440
21.227982
20.104303
25.604456
25.018076
27.381298
25.538294
22.984610
27.065159
26.131699
26.238579
];

data_bed_bed_kshitish=[5.655986
9.375579
8.938454
12.487700
16.575464
7.645683
11.241289
11.149749
10.164574
3.677105
7.199380
5.431710
3.736902
12.522543
];

data_bed_bed_richard=[13.886671
15.728033
19.457644
13.680723
19.637850
18.464203
12.417000
12.784025
18.195192
19.537859
19.305738
];

data_bed_bed_ravi=[12.911386
15.560758
14.890658
17.366171
17.315355
21.122021
21.316542
19.703772
16.838263
17.862368
15.210861
16.888529
17.327253
20.603090
];


% % alligator|alligator or black|black
% % black curve
% data_alligator_cheryl = data_alligator_cheryl / (exp(1));
% data_to_fit_1 = exp(1).^data_alligator_cheryl;
% h = histfit(data_to_fit_1);
% delete(h(1));
% set(h(2),'color','k')
% 
% hold on
% 
% % blue curve
% data_alligator_kshitish = data_alligator_kshitish / (exp(1));
% data_to_fit_2 = exp(1).^data_alligator_kshitish;
% h2 = histfit(data_to_fit_2);
% delete(h2(1));
% set(h2(2),'color','b');
% 
% % red curve
% data_alligator_ravi = data_alligator_ravi / (exp(1));
% data_to_fit_3 = exp(1).^data_alligator_ravi;
% h2 = histfit(data_to_fit_3);
% delete(h2(1));
% set(h2(2),'color','r');
% 
% % green curve
% data_alligator_richard = data_alligator_richard / (exp(1));
% data_to_fit_4 = exp(1).^data_alligator_richard;
% h2 = histfit(data_to_fit_4);
% delete(h2(1));
% set(h2(2),'color','g');






% % alligator|alligator or black|black
% % black curve
% data_alligator = data_alligator / (exp(1));
% data_to_fit_5 = exp(1).^data_alligator;
% h = histfit(data_to_fit_5);
% delete(h(1));
% set(h(2),'color','k')
% 
% hold on

% % blue curve
% data_spider = data_spider / (exp(1));
% data_to_fit_2 = exp(1).^data_spider;
% h2 = histfit(data_to_fit_2);
% delete(h2(1));
% set(h2(2),'color','b');

% % red curve
% data_cat = data_cat / (exp(1));
% data_to_fit_3 = exp(1).^data_cat;
% h2 = histfit(data_to_fit_3);
% delete(h2(1));
% set(h2(2),'color','m');
% 
% % green curve
% data_snake = data_snake / (exp(1));
% data_to_fit_4 = exp(1).^data_snake;
% h2 = histfit(data_to_fit_4);
% delete(h2(1));
% set(h2(2),'color','m');



% hold on

% % alligator|spider
% % pink curve
% data_spider_alligator = data_spider_alligator / (exp(1));
% data_to_fit_5 = exp(1).^data_spider_alligator;
% h = histfit(data_to_fit_5);
% delete(h(1));
% set(h(2),'color','m')

% hold on

% % cat|spider
% % blue curve
% data_spider_cat = data_spider_cat / (exp(1));
% data_to_fit_5 = exp(1).^data_spider_cat;
% h = histfit(data_to_fit_5);
% delete(h(1));
% set(h(2),'color','b')
% 

% % snake|spider
% % green curve
% data_spider_snake = data_spider_snake / (exp(1));
% data_to_fit_5 = exp(1).^data_spider_snake;
% h = histfit(data_to_fit_5);
% delete(h(1));
% set(h(2),'color','g')
%

% % spider|spider
% % black curve
% data_spider_spider = data_spider_spider / (exp(1));
% data_to_fit_5 = exp(1).^data_spider_spider;
% h = histfit(data_to_fit_5);
% delete(h(1));
% set(h(2),'color','m')
% % 








% % alligator|snake
% % pink curve
% data_snake_alligator = data_snake_alligator / (exp(1));
% data_to_fit_5 = exp(1).^data_snake_alligator;
% h = histfit(data_to_fit_5);
% delete(h(1));
% set(h(2),'color','m')
% 
% hold on
% 
% % cat|snake
% % blue curve
% data_snake_cat = data_snake_cat / (exp(1));
% data_to_fit_5 = exp(1).^data_snake_cat;
% h = histfit(data_to_fit_5);
% delete(h(1));
% set(h(2),'color','b')
% % 
% 
% % snake|snake
% % black curve
% data_snake_snake = data_snake_snake / (exp(1));
% data_to_fit_5 = exp(1).^data_snake_snake;
% h = histfit(data_to_fit_5);
% delete(h(1));
% set(h(2),'color','k')
% %
% 
% % spider|snake
% % red curve
% data_snake_spider = data_snake_spider / (exp(1));
% data_to_fit_5 = exp(1).^data_snake_spider;
% h = histfit(data_to_fit_5);
% delete(h(1));
% set(h(2),'color','r')
% %









% % alligator|cat
% % pink curve
% data_cat_alligator = data_cat_alligator / (exp(1));
% data_to_fit_5 = exp(1).^data_cat_alligator;
% h = histfit(data_to_fit_5);
% delete(h(1));
% set(h(2),'color','m')
% 
% hold on
% 
% % cat|cat
% % black curve
% data_cat_cat = data_cat_cat / (exp(1));
% data_to_fit_5 = exp(1).^data_cat_cat;
% h = histfit(data_to_fit_5);
% delete(h(1));
% set(h(2),'color','k')
% % 
% 
% % snake|cat
% % blue curve
% data_cat_snake = data_cat_snake / (exp(1));
% data_to_fit_5 = exp(1).^data_cat_snake;
% h = histfit(data_to_fit_5);
% delete(h(1));
% set(h(2),'color','b')
% %
% 
% % spider|cat
% % red curve
% data_cat_spider = data_cat_spider / (exp(1));
% data_to_fit_5 = exp(1).^data_cat_spider;
% h = histfit(data_to_fit_5);
% delete(h(1));
% set(h(2),'color','r')
% %







% 
% % wagon|wagon
% % black curve
% data_wagon_wagon = data_wagon_wagon / (exp(1));
% data_to_fit_5 = exp(1).^data_wagon_wagon;
% h = histfit(data_to_fit_5);
% delete(h(1));
% set(h(2),'color','k')
% 
% hold on
% 
% % bed|wagon
% % pink curve
% data_bed_wagon = data_bed_wagon / (exp(1));
% data_to_fit_5 = exp(1).^data_bed_wagon;
% h = histfit(data_to_fit_5);
% delete(h(1));
% set(h(2),'color','m')
% % 
% 
% % chair|wagon
% % blue curve
% data_chair_wagon = data_chair_wagon / (exp(1));
% data_to_fit_5 = exp(1).^data_chair_wagon;
% h = histfit(data_to_fit_5);
% delete(h(1));
% set(h(2),'color','b')
% %
% 
% % box|wagon
% % red curve
% data_box_wagon = data_box_wagon / (exp(1));
% data_to_fit_5 = exp(1).^data_box_wagon;
% h = histfit(data_to_fit_5);
% delete(h(1));
% set(h(2),'color','r')
% %


% % wagon|wagon - cheryl
% % yellow curve
% data_wagon_wagon_cheryl = data_wagon_wagon_cheryl / (exp(1));
% data_to_fit_5 = exp(1).^data_wagon_wagon_cheryl;
% h = histfit(data_to_fit_5);
% delete(h(1));
% set(h(2),'color','y')
% 
% % wagon|wagon - kshitish
% % black curve
% data_wagon_wagon_kshitish = data_wagon_wagon_kshitish / (exp(1));
% data_to_fit_5 = exp(1).^data_wagon_wagon_kshitish;
% h = histfit(data_to_fit_5);
% delete(h(1));
% set(h(2),'color','y')
% 
% % wagon|wagon - richard
% % black curve
% data_wagon_wagon_richard = data_wagon_wagon_richard / (exp(1));
% data_to_fit_5 = exp(1).^data_wagon_wagon_richard;
% h = histfit(data_to_fit_5);
% delete(h(1));
% set(h(2),'color','y')
% 
% % wagon|wagon - ravi
% % black curve
% data_wagon_wagon_ravi = data_wagon_wagon_ravi / (exp(1));
% data_to_fit_5 = exp(1).^data_wagon_wagon_ravi;
% h = histfit(data_to_fit_5);
% delete(h(1));
% set(h(2),'color','y')
% 
% 
% 




% % bed|bed
% % black curve
% data_bed_bed = data_bed_bed / (exp(1));
% data_to_fit_5 = exp(1).^data_bed_bed;
% h = histfit(data_to_fit_5);
% delete(h(1));
% set(h(2),'color','k')


% % wagon|bed
% % pink curve
% data_wagon_bed = data_wagon_bed / (exp(1));
% data_to_fit_5 = exp(1).^data_wagon_bed;
% h = histfit(data_to_fit_5);
% delete(h(1));
% set(h(2),'color','m')
% % 
% 
% % chair|bed
% % blue curve
% data_chair_bed = data_chair_bed / (exp(1));
% data_to_fit_5 = exp(1).^data_chair_bed;
% h = histfit(data_to_fit_5);
% delete(h(1));
% set(h(2),'color','b')
% %
% 
% % box|bed
% % red curve
% data_box_bed = data_box_bed / (exp(1));
% data_to_fit_5 = exp(1).^data_box_bed;
% h = histfit(data_to_fit_5);
% delete(h(1));
% set(h(2),'color','r')
% %

% alli
% bed|bed - cheryl
% yellow curve
data_bed_bed_cheryl = data_bed_bed_cheryl / (exp(1));
data_to_fit_5 = exp(1).^data_bed_bed_cheryl;
h = histfit(data_to_fit_5);
delete(h(1));
set(h(2),'color','k')

hold on

% lion
% bed|bed - kshitish
% black curve
data_bed_bed_kshitish = data_bed_bed_kshitish / (exp(1));
data_to_fit_5 = exp(1).^data_bed_bed_kshitish;
h = histfit(data_to_fit_5);
delete(h(1));
set(h(2),'color','b')
% snake
% bed|bed - richard
% black curve
data_bed_bed_richard = data_bed_bed_richard / (exp(1));
data_to_fit_5 = exp(1).^data_bed_bed_richard;
h = histfit(data_to_fit_5);
delete(h(1));
set(h(2),'color','g')
% monkey
% bed|bed - ravi
% black curve
data_bed_bed_ravi = data_bed_bed_ravi / (exp(1));
data_to_fit_5 = exp(1).^data_bed_bed_ravi;
h = histfit(data_to_fit_5);
delete(h(1));
set(h(2),'color','r')
